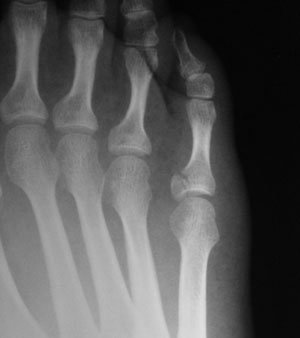
%> input picture aula-1/pe.jpg, 300 x 338 px
$ octave k_mens_nutella.m   (GNU Octave 9; MATLAB toolbox functions it lacks are replaced by stand-ins)
%> lines starting %> are read from the running program, lines starting %| are printed output that depends on the picture
im = imread('pe.jpg');
%> im is the input picture: size 338x300 uint8; min 2, max 226, mean 88.2
figure
imshow(im)
imflat = double(reshape(im, size(im,1) * size(im,2), 1));
classes = 4;
[kIDs, kC] = kmeans(imflat,classes, 'Display', 'iter', 'MaxIter', 50, 'Start', 'sample');
%> kC = [11.87; 64.02; 119.7; 171.4]
colormap = kC / 256;
%> colormap = [0.0464; 0.25; 0.468; 0.67]
imout = reshape(uint8(kIDs), size(im,1), size(im,2));
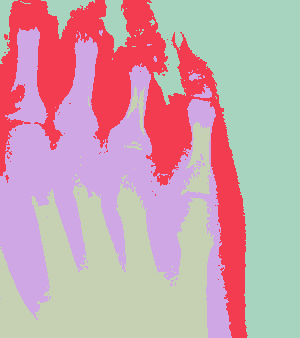
%> imout: size 338x300 uint8; 4 distinct labels, from 1 to 4; one colour per label, 0 black
imout = histeq(imout);
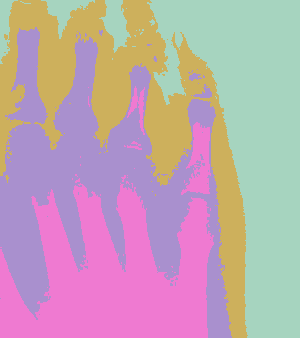
%> imout: size 338x300 uint8; 4 distinct labels, from 69 to 255; one colour per label, 0 black
figure
imshow(imout)

$ run again, with aula-1/blood1.PNG saved as aula-1/pe.jpg
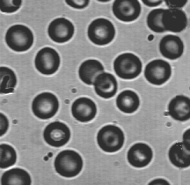
%> input picture aula-1/blood1.PNG, 190 x 185 px
%> im is the input picture: size 185x190 uint8; min 41, max 255, mean 129.4
%> kC = [51.71; 99.95; 157.9; 189.8]
%> colormap = [0.202; 0.39; 0.617; 0.742]
%> `imout = reshape(uint8(kIDs), size(im,1), size(im,2));`:
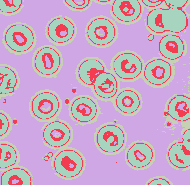
%> imout: size 185x190 uint8; 4 distinct labels, from 1 to 4; one colour per label, 0 black
%> `imout = histeq(imout);`:
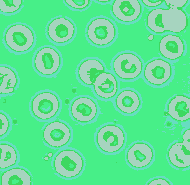
%> imout: size 185x190 uint8; 4 distinct labels, from 61 to 255; one colour per label, 0 black
